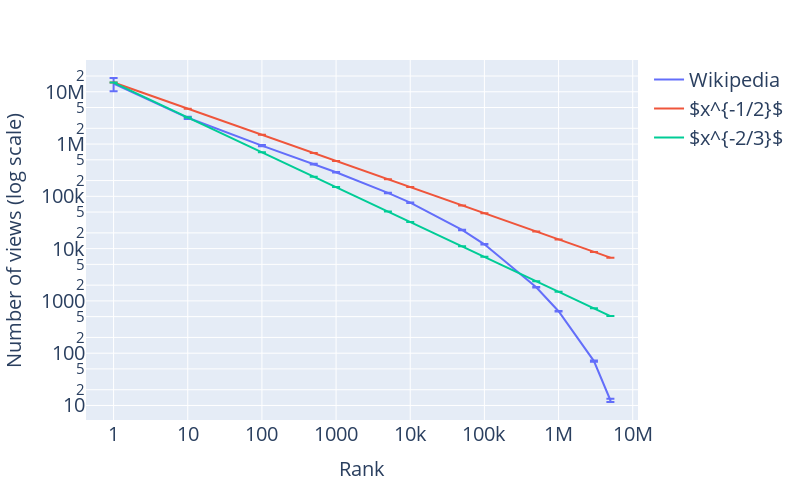

Notebook code for this chart:
### Code cell
fig = px.line(df_plot.sort_values('rank'), x='rank', y='avg', color='Data',log_y=True, log_x=True, error_y='error')
fig.update_layout(
xaxis_title=dict(text='Rank', font=dict(size=20)),
yaxis_title=dict(text='Number of views (log scale)', font=dict(size=20)),
height=500,
width=800,
    legend= dict( font = dict(size=20), title=None),
    yaxis = dict( tickfont = dict(size=20)),
    xaxis = dict( tickfont = dict(size=20)),)
fig.show()

fig.write_image("../figures_report/Methods_and_Data/rank_distrib_log.pdf")

### Figure 1 — Plotly figure (JSON) as saved in the notebook; plotly's stock layout.template omitted (floating-point values rounded to 4 significant figures)
{"data": [{"error_y": {"array": [4062000.0, 148300.0, 23680.0, 6989.0, 4241.0, 1486.0, 918.0, 262.2, 137.8, 23.4, 9.251, 1.679, 0.9287]}, "hovertemplate": "Data=Wikipedia<br>rank=%{x}<br>avg=%{y}<extra></extra>", "legendgroup": "Wikipedia", "line": {"color": "#636efa", "dash": "solid"}, "marker": {"symbol": "circle"}, "mode": "lines", "name": "Wikipedia", "orientation": "v", "showlegend": true, "type": "scatter", "x": [1, 10, 100, 500, 1000, 5000, 10000, 50000, 100000, 500000, 1000000, 3000000, 5000000], "xaxis": "x", "y": [14270000.0, 3176000.0, 931800.0, 412800.0, 288600.0, 116200.0, 75700.0, 22790.0, 12060.0, 1819.0, 634.6, 70.54, 12.58], "yaxis": "y"}, {"error_y": {"array": [0, 0, 0, 0, 0, 0, 0, 0, 0, 0, 0, 0, 0]}, "hovertemplate": "Data=$x^{-1/2}$<br>rank=%{x}<br>avg=%{y}<extra></extra>", "legendgroup": "$x^{-1/2}$", "line": {"color": "#EF553B", "dash": "solid"}, "marker": {"symbol": "circle"}, "mode": "lines", "name": "$x^{-1/2}$", "orientation": "v", "showlegend": true, "type": "scatter", "x": [1, 10, 100, 500, 1000, 5000, 10000, 50000, 100000, 500000, 1000000, 3000000, 5000000], "xaxis": "x", "y": [15000000, 4743000.0, 1500000, 670800.0, 474300.0, 212100.0, 150000, 67080.0, 47430.0, 21210.0, 15000, 8660.0, 6708.0], "yaxis": "y"}, {"error_y": {"array": [0, 0, 0, 0, 0, 0, 0, 0, 0, 0, 0, 0, 0]}, "hovertemplate": "Data=$x^{-2/3}$<br>rank=%{x}<br>avg=%{y}<extra></extra>", "legendgroup": "$x^{-2/3}$", "line": {"color": "#00cc96", "dash": "solid"}, "marker": {"symbol": "circle"}, "mode": "lines", "name": "$x^{-2/3}$", "orientation": "v", "showlegend": true, "type": "scatter", "x": [1, 10, 100, 500, 1000, 5000, 10000, 50000, 100000, 500000, 1000000, 3000000, 5000000], "xaxis": "x", "y": [15000000, 3232000.0, 696200.0, 238100.0, 150000.0, 51300.0, 32320.0, 11050.0, 6962.0, 2381.0, 1500.0, 721.1, 513.0], "yaxis": "y"}], "layout": {"height": 500, "legend": {"font": {"size": 20}, "title": {}, "tracegroupgap": 0}, "margin": {"t": 60}, "width": 800, "xaxis": {"anchor": "y", "autorange": true, "domain": [0, 1], "range": [-0.3722, 7.071], "tickfont": {"size": 20}, "title": {"font": {"size": 20}, "text": "Rank"}, "type": "log"}, "yaxis": {"anchor": "x", "autorange": true, "domain": [0, 1], "range": [0.7222, 7.607], "tickfont": {"size": 20}, "title": {"font": {"size": 20}, "text": "Number of views (log scale)"}, "type": "log"}}}
